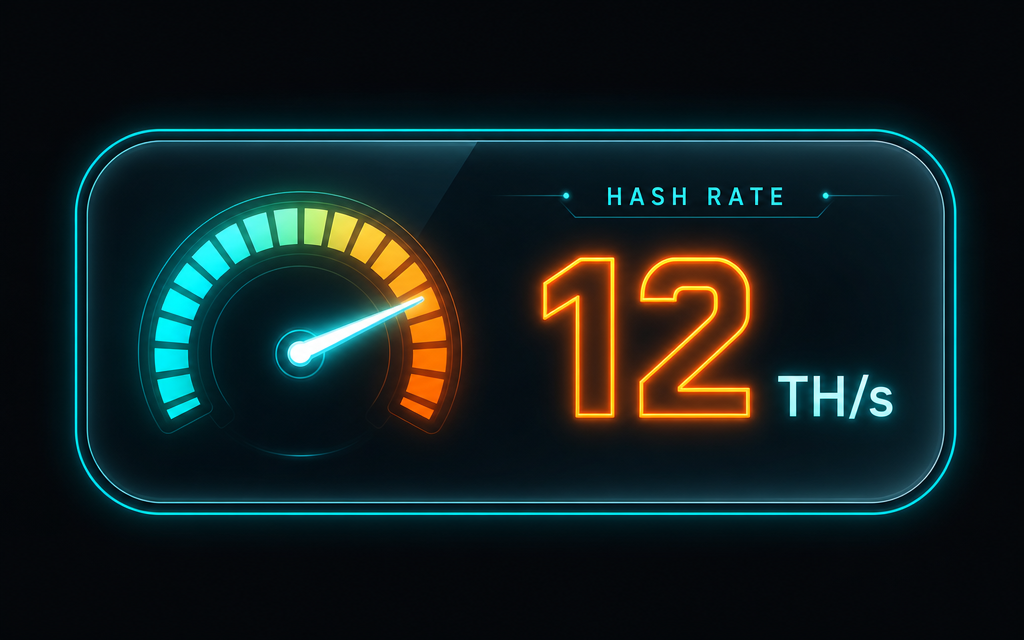
#> input picture tools/preview-reference.png, 1024 x 640 px; its folder holds only this picture in this run
$ python remove_background.py preview-reference.png
#> lines starting #> are read from the running program, lines starting #| are printed output that depends on the picture
#!/usr/bin/env python3
"""
Remove solid-color background from PNG images.

Samples the corners to guess the background color, then replaces all
similar pixels with transparent pixels. Useful for cleaning up skill
icons before compression.

Usage:
    python tools/remove_background.py skills/my_skill/assets/*.png
    python tools/remove_background.py skills/my_skill/assets
"""

import argparse
import sys
from pathlib import Path

from PIL import Image

TOLERANCE = 40


def remove_background(src: Path) -> None:
    img = Image.open(src).convert("RGBA")
    w, h = img.size
#> w = 1024; h = 640

    # Sample background from corners and edges
    samples = [
        (0, 0),
        (w - 1, 0),
        (0, h - 1),
        (w - 1, h - 1),
        (w // 2, 0),
        (w // 2, h - 1),
        (0, h // 2),
        (w - 1, h // 2),
    ]
    bg_colors = [img.getpixel((x, y)) for x, y in samples]
#> bg_colors = [(5, 8, 11, 255), (5, 8, 11, 255), (4, 8, 10, 255), (5, 9, 13, 255), (4, 7, 10, 255), (4, 7, 10, 255), (4, 6, 11, 255), (4, 6, 9, 255)]
    bg_r = sum(c[0] for c in bg_colors) // len(bg_colors)
#> bg_r = 4
    bg_g = sum(c[1] for c in bg_colors) // len(bg_colors)
#> bg_g = 7
    bg_b = sum(c[2] for c in bg_colors) // len(bg_colors)
#> bg_b = 10

    pixels = img.load()
    for y in range(h):
        for x in range(w):
            r, g, b, a = pixels[x, y]
            if (
                abs(r - bg_r) <= TOLERANCE
                and abs(g - bg_g) <= TOLERANCE
                and abs(b - bg_b) <= TOLERANCE
            ):
                pixels[x, y] = (0, 0, 0, 0)

    # Also remove extreme near-white/black edge pixels that often remain
    for y in range(h):
        for x in range(w):
            r, g, b, a = pixels[x, y]
            if a > 0:
                brightness = (r + g + b) / 3
                if brightness > 250 or brightness < 10:
                    pixels[x, y] = (0, 0, 0, 0)

    img.save(src, "PNG", optimize=True)
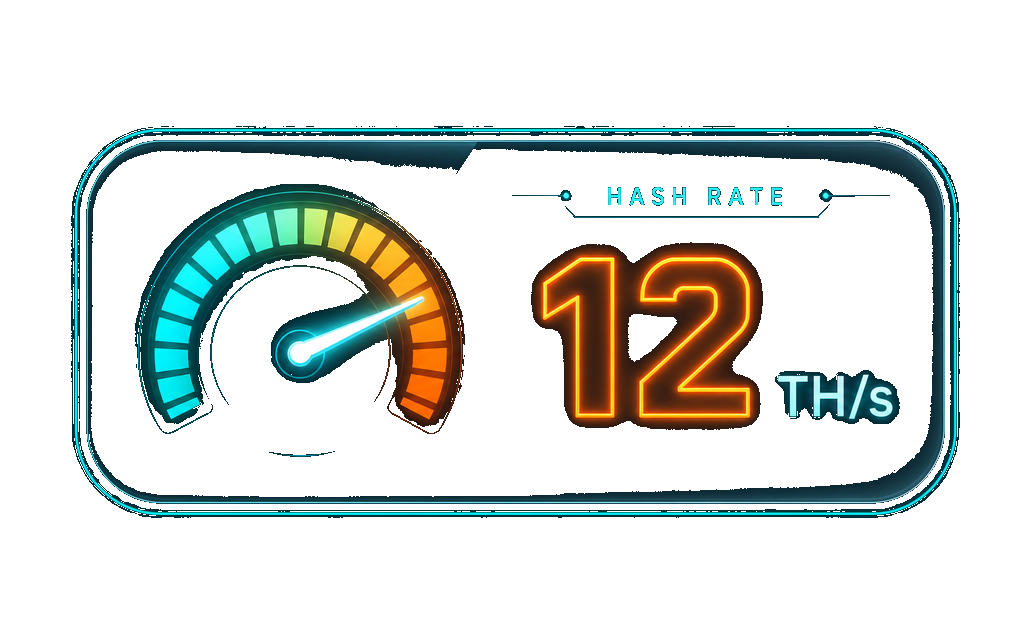
#> saved as preview-reference.png: PIL image 1024x640 RGBA; mean R, G, B, A 13.7, 18.9, 15.4, 51.6; transparent parts drawn white
    print(f"Processed {src}")


def main() -> int:
    parser = argparse.ArgumentParser(description="Remove solid background from PNGs")
    parser.add_argument("paths", nargs="+", help="PNG files or directories")
    args = parser.parse_args()

    files: list[Path] = []
    for p in args.paths:
        path = Path(p)
        if path.is_dir():
            files.extend(sorted(path.rglob("*.png")))
        elif path.suffix.lower() == ".png":
            files.append(path)

    if not files:
        print("No PNG files found.")
        return 1

    for src in files:
        remove_background(src)

    return 0


if __name__ == "__main__":
    sys.exit(main())
#> (the program exits here)
